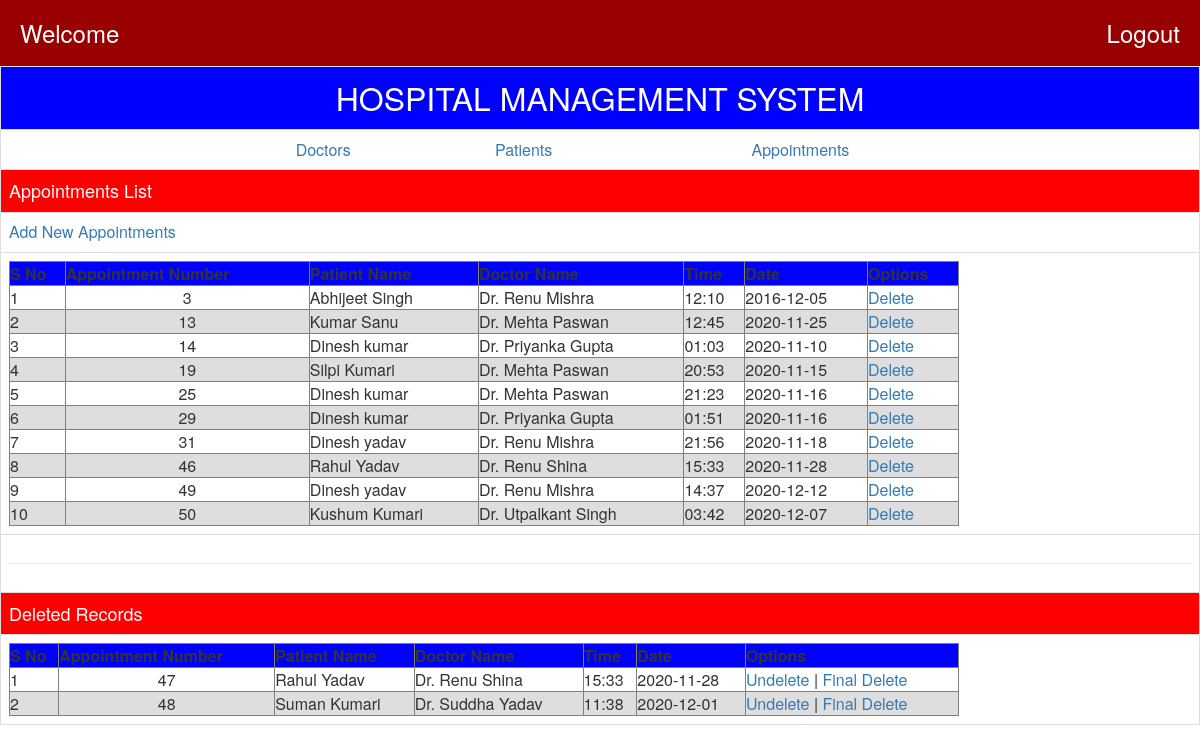
Screenshot of /ALIST.php with the database file from the repository.
### tables this page shows
CREATE TABLE `appt` (
  `ano` int(11) NOT NULL,
  `adoctor` int(11) NOT NULL,
  `apatient` int(11) NOT NULL,
  `atime` varchar(11) NOT NULL,
  `ashow` varchar(1) NOT NULL DEFAULT 'Y',
  `adate` date NOT NULL
);

CREATE TABLE `patient` (
  `pno` int(11) NOT NULL,
  `pname` varchar(30) NOT NULL,
  `paddr` varchar(30) NOT NULL,
  `psex` varchar(1) NOT NULL,
  `pshow` varchar(1) NOT NULL DEFAULT 'Y'
);

CREATE TABLE `doct` (
  `dno` int(11) NOT NULL,
  `dname` varchar(30) NOT NULL,
  `dspec` varchar(30) NOT NULL,
  `dshow` varchar(1) NOT NULL DEFAULT 'Y'
);

### ALIST.php (the view, shortened to what this page needs)
<?php
require('connection.php');
?>
<html>
    <head>
        <link rel="stylesheet" href="css/bootstrap.css"/>
    </head>
    <body>
        <table class="table table-bordered">
            <tr bgcolor=blue>
                <td align=center><font SIZE=6 color=white>HOSPITAL MANAGEMENT SYSTEM</font></td>
            </tr>
            <tr>
                <td>
                    <table align=center width=750 cellspacing=0 cellpadding=5>
                        <tr>
                            <td align=center><a href=dlist.php>Doctors</td>
                            <td align=center><a href=plist.php>Patients</td>
                            <td align=center><a href=alist.php>Appointments</td>
                        </tr>
                    </table>
                </td>
            </tr>
            <tr bgcolor=red>
                <td ><font size=4 color=white>Appointments List</font></td>
            </tr>
            <tr>
                <td><a href=app.php>Add New Appointments</a></td>
            </tr>
            <tr>
                <td>
                    <table width=950 cellspacing=0 cellpadding=5 border=1>
                        <tr bgcolor=blue>
                            <th align=center>S No</th>
                            <th align=center>Appointment Number</th>
                            <th align=center>Patient Name</th>
                            <th align=center>Doctor Name</th>
                            <th align=center>Time</th>
                            <th align=center>Date</th>
                            <th align=center>Options</th>
                        </tr>
                        <?php
                        $rs1=mysqli_query($conn,"SELECT * from appt where ashow='Y' order by ano");
                        $sno=1;
                        $c=0;
                        while( $row=mysqli_fetch_array($rs1))
                        {
                        $rs2=mysqli_query($conn,"SELECT pname from patient where pno='$row[2]'");
                        $rs3=mysqli_query($conn,"SELECT dname from doct where dno='$row[1]'");
                        $rs22=mysqli_fetch_assoc($rs2);
                        $rs33=mysqli_fetch_assoc($rs3);
                        $c=$c+1;
                        if($c%2==0)
                            $bg='#dedede';
                        else
                            $bg='#fff';
                        echo "<tr><td bgcolor=$bg>$sno</td><td bgcolor=$bg align=center>$row[0]</td><td bgcolor=$bg>$rs22[pname]</td><td bgcolor=$bg>$rs33[dname]</td><td bgcolor=$bg>$row[3]</td><td bgcolor=$bg>$row[5]</td><td bgcolor=$bg><a href=aundel.php?dno=".$row[0].">Delete</a></td></tr>";
                        $sno++;
                        }
                        ?>
                    </table>
                </td>
            </tr>
            <tr>
                <td align=center><hr></td>
            </tr>
            <tr bgcolor=red>
                <td><font size=4 color=white>Deleted Records</font></td>
            </tr>
            <tr>
                <td>
                    <table width=950 cellspacing=0 cellpadding=5 border=1>
                        <tr bgcolor=blue>
                            <th align=center>S No</th>
                            <th align=center>Appointment Number</th>
                            <th align=center>Patient Name</th>
                            <th align=center>Doctor Name</th>
                            <th align=center>Time</th>
                            <th align=center>Date</th>
                            <th align=center>Options</th>
                        </tr>
                        <?php
                        $rs1=mysqli_query($conn,"SELECT * from appt where ashow='N' order by ano");
                        $sno=1;
                        $c=0;
                        while($row=mysqli_fetch_array($rs1)) {
                            $rs2=mysqli_query($conn,"SELECT pname from patient where pno='$row[2]'");
                            $rs3=mysqli_query($conn,"SELECT dname from doct where dno='$row[1]'");
                            $rs22=mysqli_fetch_assoc($rs2);
                            $rs33=mysqli_fetch_assoc($rs3);
                            $c=$c+1;
                            if($c%2==0)
                                $bg='#dedede';
                            else
                                $bg='#fff';
                            echo "<tr><td bgcolor=$bg>$sno</td><td bgcolor=$bg align=center>$row[0]</td><td bgcolor=$bg>$rs22[pname]</td><td bgcolor=$bg>$rs33[dname]</td><td bgcolor=$bg>$row[3]</td><td bgcolor=$bg>$row[5]</td><td bgcolor=$bg><a href=aundel.php?rno=".$row[0].">Undelete</a> | <a href=aundel.php?fno=".$row[0].">Final Delete</a></td></tr>";
                            $sno++;
                        }
                        ?>
                    </table>
                </td>
            </tr>
        </table>
    </body>
</html>

### connection.php (shortened to what this page needs)
<h3 style="background:#990000;padding:20px;color:#FFFFFF;margin:0px">
	<span>Welcome</span>
	<span style="float:right"><a style="color:#FFFFFF" href="logout.php">Logout</a></span>
</h3>

### rows the page displays
appt: ano "3", patient.pname "Abhijeet Singh", doct.dname "Dr. Renu Mishra", atime "12:10", adate "2016-12-05"
appt: ano "13", patient.pname "Kumar Sanu", doct.dname "Dr. Mehta Paswan", atime "12:45", adate "2020-11-25"
appt: ano "14", patient.pname "Dinesh kumar", doct.dname "Dr. Priyanka Gupta", atime "01:03", adate "2020-11-10"
appt: ano "19", patient.pname "Silpi Kumari", doct.dname "Dr. Mehta Paswan", atime "20:53", adate "2020-11-15"
appt: ano "25", patient.pname "Dinesh kumar", doct.dname "Dr. Mehta Paswan", atime "21:23", adate "2020-11-16"
appt: ano "29", patient.pname "Dinesh kumar", doct.dname "Dr. Priyanka Gupta", atime "01:51", adate "2020-11-16"
appt: ano "31", patient.pname "Dinesh yadav", doct.dname "Dr. Renu Mishra", atime "21:56", adate "2020-11-18"
appt: ano "46", patient.pname "Rahul Yadav", doct.dname "Dr. Renu Shina", atime "15:33", adate "2020-11-28"
appt: ano "49", patient.pname "Dinesh yadav", doct.dname "Dr. Renu Mishra", atime "14:37", adate "2020-12-12"
appt: ano "50", patient.pname "Kushum Kumari", doct.dname "Dr. Utpalkant Singh", atime "03:42", adate "2020-12-07"
appt: ano "47", patient.pname "Rahul Yadav", doct.dname "Dr. Renu Shina", atime "15:33", adate "2020-11-28"
appt: ano "48", patient.pname "Suman Kumari", doct.dname "Dr. Suddha Yadav", atime "11:38", adate "2020-12-01"
